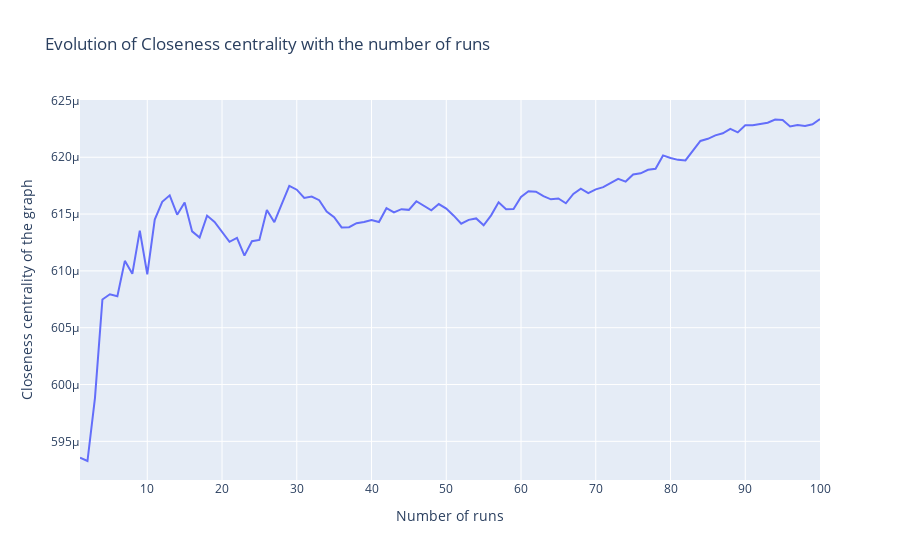

The code cell stored with this chart in its notebook:
### Markdown cell above
### Closeness centrality

### Code cell
CC = np.zeros(N)
for i in range(N):
    for a in sum_d[i]:
        if(a!=0):
            CC[i] += 1/a
    CC[i]*=1/len(sum_d)
CC_mean = np.cumsum(CC)/(np.arange(N)+1)
fig = go.Figure(data=[go.Scatter(x=np.arange(N)+1,y=CC_mean, mode="lines")],
                layout={'xaxis_title':"Number of runs",
                 'yaxis_title':"Closeness centrality of the graph",
                 'title':"Evolution of Closeness centrality with the number of runs"})
fig
